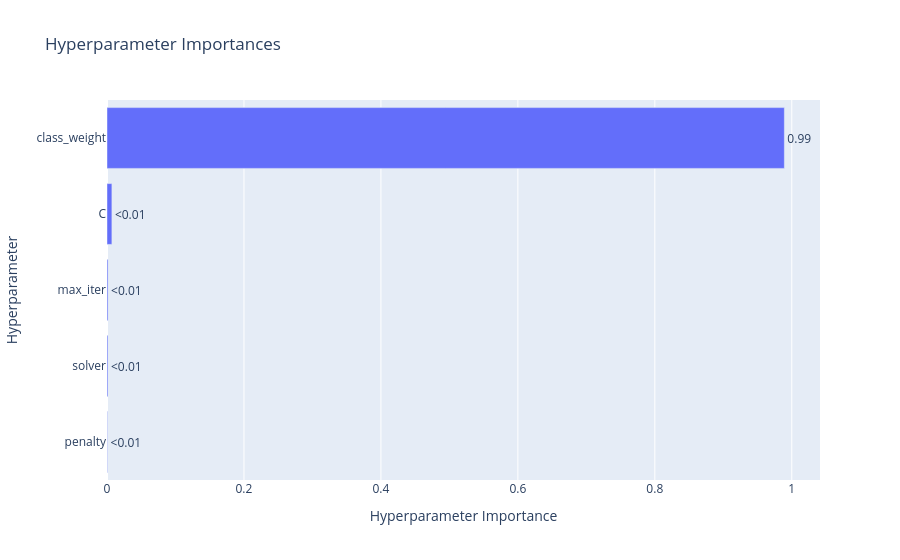

The notebook cell this image was saved under:
### Code cell
optuna.visualization.plot_param_importances(study)

### Figure 1 — Plotly figure (JSON) as saved in the notebook; plotly's stock layout.template omitted (floating-point values rounded to 4 significant figures)
{"data": [{"cliponaxis": false, "hovertemplate": ["penalty (CategoricalDistribution): 0.0007494744774635852<extra></extra>", "solver (CategoricalDistribution): 0.0014184269870866654<extra></extra>", "max_iter (IntDistribution): 0.0015357414772523576<extra></extra>", "C (FloatDistribution): 0.007141431201727637<extra></extra>", "class_weight (CategoricalDistribution): 0.9891549258564697<extra></extra>"], "name": "Objective Value", "orientation": "h", "text": ["<0.01", "<0.01", "<0.01", "<0.01", "0.99"], "textposition": "outside", "type": "bar", "x": [0.0007495, 0.001418, 0.001536, 0.007141, 0.9892], "y": ["penalty", "solver", "max_iter", "C", "class_weight"]}], "layout": {"title": {"text": "Hyperparameter Importances"}, "xaxis": {"title": {"text": "Hyperparameter Importance"}}, "yaxis": {"title": {"text": "Hyperparameter"}}}}
